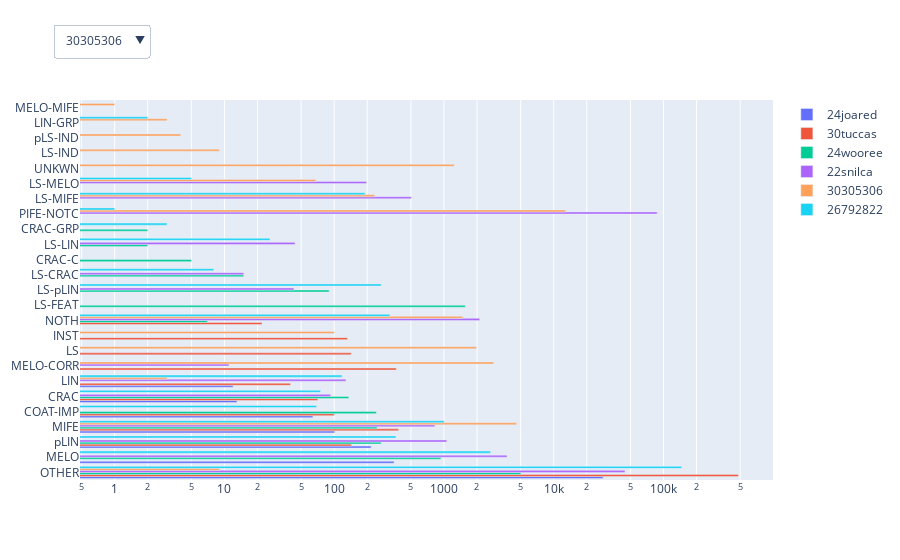

Notebook code cell kept with this figure:
### Code cell
#fig3 = go.Figure()
btns = []
trace_data = []
singe_dataset = 0
for single_feature in list(df_own['lineshort'].unique()):
    
    # Define button_list
    
    #for single_feature in list(df_own['lineshort'].unique()):
    btns_tmp = dict(
        label = single_feature, method = "animate",
        args = [{"visible": [True, False]},{"title": single_feature}]
        )
    btns.append(btns_tmp)

    x_tmp = df_own[df_own['lineshort'] == single_feature]['feature']
    y_tmp = df_own[df_own['lineshort'] == single_feature]['ctn']

    trace = go.Bar(x=y_tmp,y=x_tmp,name = single_feature, orientation='h')
    trace_data.append(trace)

#     button_list = list(
#         [dict(
#             label = single_feature, method = "update",
#             args = [{"visible": [True, False]},{"title": single_feature} ]
#             ),
#         dict(
#             label = "test", method = "update",
#             args = [{"visible": [True, False]},{"title": single_feature} ]
#             )
#         ])

    # Add Traces
    #fig3.add_trace(
    #    go.Bar(x=y1,y=x1,name = single_feature, orientation='h',
    #   )
    #)
    
    
        
        
#print(len(trace_data))
single_dataset = 0   
fig3 = go.Figure(data=trace_data)

    
fig3.layout.update(
    updatemenus = [
        go.layout.Updatemenu(
            type = "dropdown", direction = "down", active = 0, x = 0.1, y = 1.2,
            buttons = btns
          )
       ]
    )
            
    
fig3.update_xaxes(type='log')
    
#plotly.offline.iplot(fig3)

### Figure 1 — Plotly figure (JSON) as saved in the notebook; plotly's stock layout.template omitted (floating-point values rounded to 4 significant figures)
{"data": [{"name": "24joared", "orientation": "h", "type": "bar", "x": [28191, 351, 217, 101, 64, 13, 12], "y": ["OTHER", "MELO", "pLIN", "MIFE", "COAT-IMP", "CRAC", "LIN"]}, {"name": "30tuccas", "orientation": "h", "type": "bar", "x": [480873, 386, 368, 144, 143, 132, 100, 71, 40, 22], "y": ["OTHER", "MIFE", "MELO-CORR", "pLIN", "LS", "INST", "COAT-IMP", "CRAC", "LIN", "NOTH"]}, {"name": "24wooree", "orientation": "h", "type": "bar", "x": [5024, 1566, 939, 268, 246, 242, 136, 90, 15, 7, 5, 2, 2], "y": ["OTHER", "LS-FEAT", "MELO", "pLIN", "MIFE", "COAT-IMP", "CRAC", "LS-pLIN", "LS-CRAC", "NOTH", "CRAC-C", "LS-LIN", "CRAC-GRP"]}, {"name": "22snilca", "orientation": "h", "type": "bar", "x": [87569, 44579, 3758, 2115, 1061, 827, 504, 197, 128, 93, 44, 43, 15, 11], "y": ["PIFE-NOTC", "OTHER", "MELO", "NOTH", "pLIN", "MIFE", "LS-MIFE", "LS-MELO", "LIN", "CRAC", "LS-LIN", "LS-pLIN", "LS-CRAC", "MELO-CORR"]}, {"name": "30305306", "orientation": "h", "type": "bar", "x": [12839, 4587, 2844, 1979, 1481, 1240, 234, 100, 68, 9, 9, 4, 3, 3, 1], "y": ["PIFE-NOTC", "MIFE", "MELO-CORR", "LS", "NOTH", "UNKWN", "LS-MIFE", "INST", "LS-MELO", "OTHER", "LS-IND", "pLS-IND", "LIN", "LIN-GRP", "MELO-MIFE"]}, {"name": "26792822", "orientation": "h", "type": "bar", "x": [146138, 2652, 1003, 365, 322, 268, 191, 118, 75, 69, 26, 8, 5, 3, 2, 1], "y": ["OTHER", "MELO", "MIFE", "pLIN", "NOTH", "LS-pLIN", "LS-MIFE", "LIN", "CRAC", "COAT-IMP", "LS-LIN", "LS-CRAC", "LS-MELO", "CRAC-GRP", "LIN-GRP", "PIFE-NOTC"]}], "layout": {"autosize": true, "updatemenus": [{"active": 4, "buttons": [{"args": [{"visible": [true, false]}, {"title": "24joared"}], "label": "24joared", "method": "animate"}, {"args": [{"visible": [true, false]}, {"title": "30tuccas"}], "label": "30tuccas", "method": "animate"}, {"args": [{"visible": [true, false]}, {"title": "24wooree"}], "label": "24wooree", "method": "animate"}, {"args": [{"visible": [true, false]}, {"title": "22snilca"}], "label": "22snilca", "method": "animate"}, {"args": [{"visible": [true, false]}, {"title": "30305306"}], "label": "30305306", "method": "animate"}, {"args": [{"visible": [true, false]}, {"title": "26792822"}], "label": "26792822", "method": "animate"}], "direction": "down", "type": "dropdown", "x": 0.1, "y": 1.2}], "xaxis": {"autorange": true, "range": [-0.3157, 5.998], "type": "log"}, "yaxis": {"autorange": true, "range": [-0.5, 24.5], "type": "category"}}}
